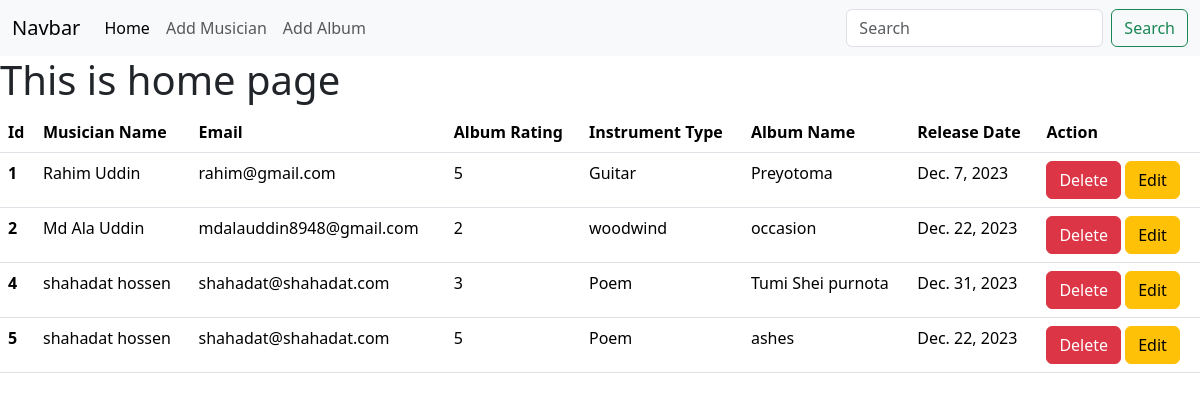
The app's page /, older data.
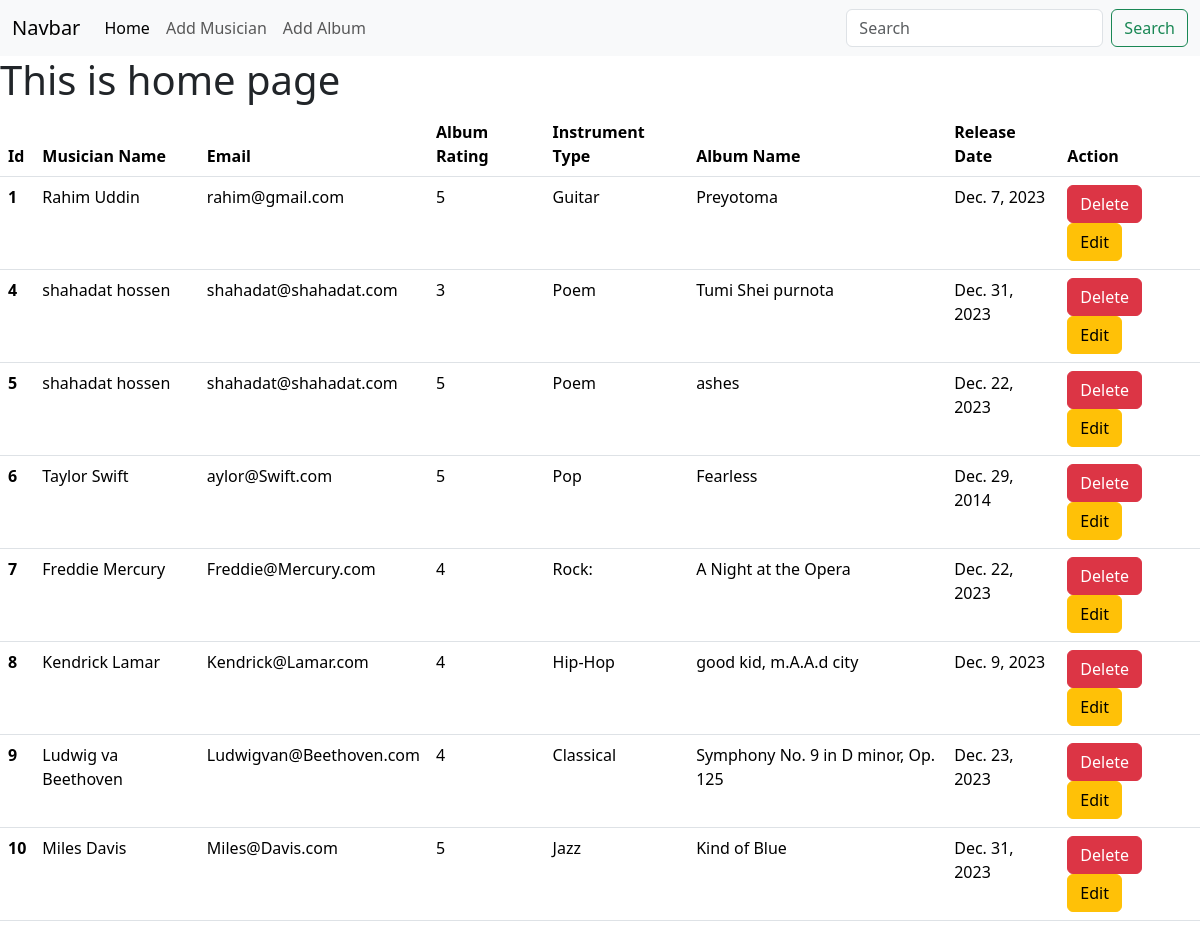
The same page, newer data.
### album/models.py (models this page shows, shortened)
class Album(models.Model):
    album_name  = models.CharField(max_length=225)
    musicians = models.ManyToManyField(Musician)
    release_date  = models.DateField()
    rating = models.IntegerField(choices=[(i, str(i)) for i in range(1, 6)])

### musician/models.py (models this page shows, shortened)
class Musician(models.Model):
    first_name = models.CharField(max_length=200)
    last_name = models.CharField(max_length=200)
    email = models.EmailField(max_length=100)
    phone_number = models.CharField(max_length=15)
    instrument_type = models.CharField(max_length=100)

### Musicians_Directory/views.py (the view)
# urls.py: path('',views.home, name='home'),
def home(request):
    data = Album.objects.all()
    return render(request,'home.html',{'data':data})

### templates/home.html
{% extends "base.html" %} {% block content %} {% load static %}
<h1>This is home page</h1>
<table class="table">
  <thead>
    <tr>
      <th scope="col">Id</th>
      <th scope="col">Musician Name</th>
      <th scope="col">Email</th>
      <th scope="col">Album Rating</th>
      <th scope="col">Instrument Type</th>
      <th scope="col">Album Name</th>
      <th scope="col">Release Date</th>
      <th scope="col">Action</th>
    </tr>
  </thead>
  <tbody>
    {% for album in data %}
    <tr>
      <th scope="row">{{ album.id }}</th>
      <td>
        {% for musician in album.musicians.all %}
        {{ musician.first_name }} {{musician.last_name }}
        {% if not forloop.last %}, {% endif %} {% endfor %}
      </td>
      <td>{{ album.musicians.first.email }}</td>
      <td>{{ album.rating }}</td>
      <td>
        {% if album.musicians.first %}
        {{ album.musicians.first.instrument_type}}
        {% endif %}
      </td>
      <td>{{ album.album_name }}</td>
      <td>{{ album.release_date }}</td>
      <td>
        <a href={% url 'delete_album' album.id %} class="btn btn-danger">Delete</a>
        <a href={% url 'edit_album' album.id %} class="btn btn-warning">Edit</a>
      </td>
    </tr>
    {% endfor %}
  </tbody>
</table>
{% endblock %}

### templates/base.html (shortened to what this page needs)
{% load static %}
<!DOCTYPE html>
<html lang="en">
  <head>
    <link
      href="https://cdn.jsdelivr.net/npm/bootstrap@5.3.2/dist/css/bootstrap.min.css"
      rel="stylesheet"
    />
  </head>
  <body>
    <div class="">
      <nav class="navbar navbar-expand-lg bg-body-tertiary">
        <div class="container-fluid">
          <a class="navbar-brand" href="#">Navbar</a>
          <div class="collapse navbar-collapse" id="navbarSupportedContent">
            <ul class="navbar-nav me-auto mb-2 mb-lg-0">
              <li class="nav-item">
                <a class="nav-link active" aria-current="page" href="{% url 'home' %}">Home</a>
              </li>
              <li class="nav-item">
                <a class="nav-link" href="{% url 'musician' %}">Add Musician</a>
              </li>
              <li class="nav-item">
                <a class="nav-link" href="{% url 'album' %}">Add Album</a>
              </li>
            </ul>
            <form class="d-flex" role="search">
              <input
                class="form-control me-2"
                type="search"
                placeholder="Search"
                aria-label="Search"
              />
              <button class="btn btn-outline-success" type="submit">
                Search
              </button>
            </form>
          </div>
        </div>
      </nav>
      {% block content %} {% endblock %}
    </div>
  </body>
</html>

Row changes from the older to the newer data that the page shows:
removed Album: id "2", musicians.first.email "mdalauddin8948@gmail.com", rating "2", musicians.first.instrument_type "woodwind", album_name "occasion", release_date "Dec. 22, 2023"
removed Musician: first_name "Md", last_name "Ala Uddin", shown under "2"
added Album: id "6", musicians.first.email "aylor@Swift.com", rating "5", musicians.first.instrument_type "Pop", album_name "Fearless", release_date "Dec. 29, 2014"
added Musician: first_name "Taylor", last_name "Swift", shown under "6"
added Album: id "7", musicians.first.email "Freddie@Mercury.com", rating "4", musicians.first.instrument_type "Rock:", album_name "A Night at the Opera", release_date "Dec. 22, 2023"
added Musician: first_name "Freddie", last_name "Mercury", shown under "7"
added Album: id "8", musicians.first.email "Kendrick@Lamar.com", rating "4", musicians.first.instrument_type "Hip-Hop", album_name "good kid, m.A.A.d city", release_date "Dec. 9, 2023"
added Musician: first_name "Kendrick", last_name "Lamar", shown under "8"
added Album: id "9", musicians.first.email "Ludwigvan@Beethoven.com", rating "4", musicians.first.instrument_type "Classical", album_name "Symphony No. 9 in D minor, Op. 125", release_date "Dec. 23, 2023"
added Musician: first_name "Ludwig va", last_name "Beethoven", shown under "9"
added Album: id "10", musicians.first.email "Miles@Davis.com", rating "5", musicians.first.instrument_type "Jazz", album_name "Kind of Blue", release_date "Dec. 31, 2023"
added Musician: first_name "Miles", last_name "Davis", shown under "10"
